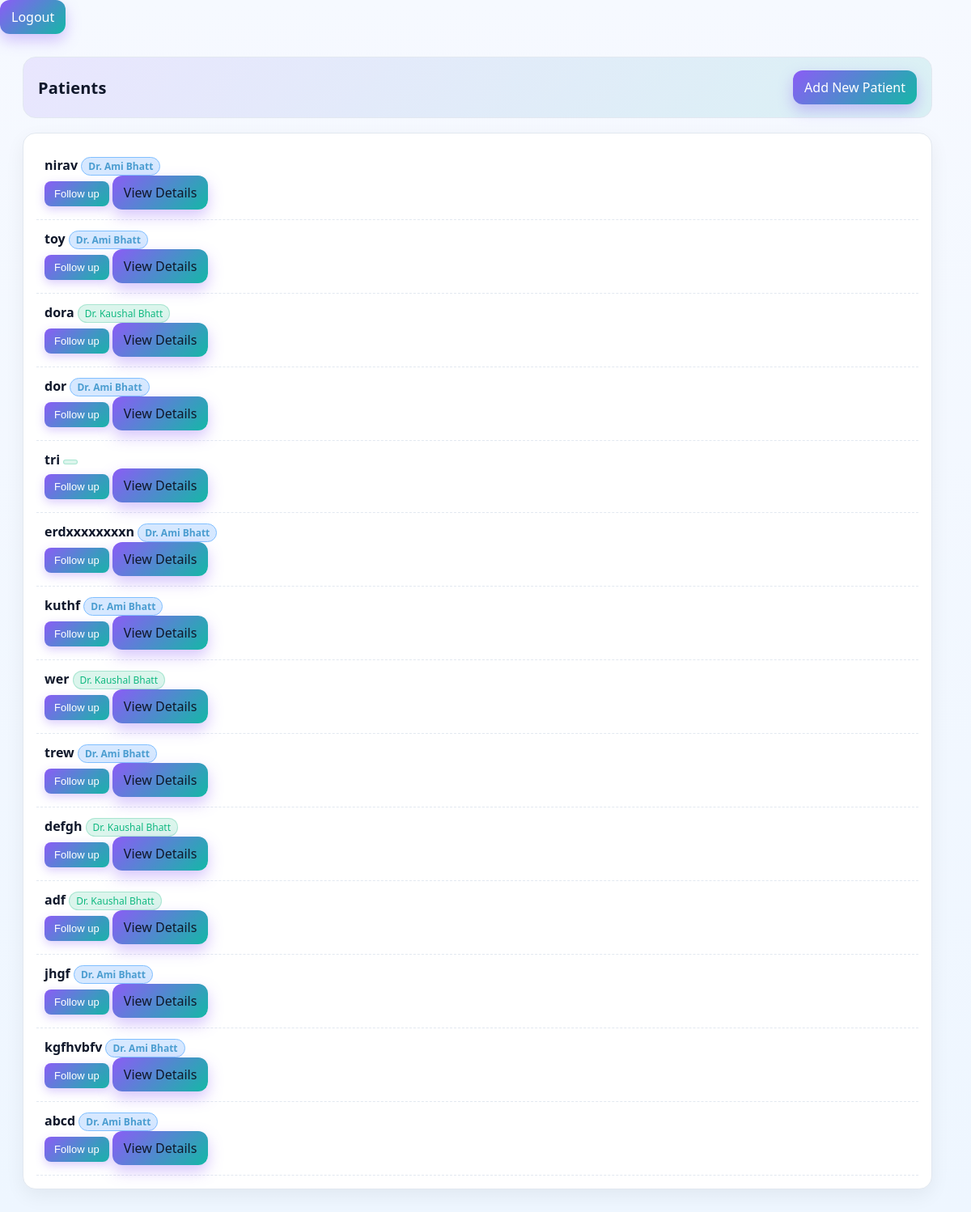
/patient_list/, run on the app's committed database.
### Anand_Clinic/models.py (models this page shows, shortened)
class Patient(models.Model):
    case_no = models.AutoField(primary_key=True)
    case = models.CharField(max_length=20, null=True, blank=True)
    name = models.CharField(max_length=100)
    age = models.IntegerField()
    phone_no = models.CharField(max_length=10)
    doctor = models.CharField(max_length=50, choices=DOCTOR_CHOICES)
    gender = models.CharField(max_length=50, choices=GENDER)
    address = models.CharField(max_length=255, null=True, blank=True)
    appointment_date = models.DateTimeField(default=timezone.now)

### Anand_Clinic/views.py (the view)
# urls.py: path('patient_list/', PatientsView.as_view(), name='patient_list'),
class PatientsView(ListView):
    template_name = 'patient_list.html'
    model = Patient
    def get_context_data(self, **kwargs):
        context =  super().get_context_data(**kwargs)
        patients = Patient.objects.prefetch_related('followups').all().order_by('-appointment_date')
        for patient in patients:
            patient.has_scheduled_followup = patient.followups.filter(status=FollowUp.STATUS_SCHEDULED).exists()
        context ['patients'] = patients
        return context

### templates/patient_list.html (shortened to what this page needs)
{% extends 'clinic.html' %}
{% block body %}
<div class="header">
    <h1>Patients</h1>
    <a class="btn" href="{% url 'Anand_Clinic:add_patient' %}">Add New Patient</a>
</div>
<div class="card">
    <ul class="list" id="patient-list">
        {% for patient in patients %}
        <li>
            <div>
                <strong>{{ patient.name }}</strong>
                <span class="badge {% if 'Ami' in patient.get_doctor_display %}doctor-ami{% endif %}">{{ patient.get_doctor_display }}</span>
            </div>
            {% if patient.has_scheduled_followup %}
            <button class="follow-btn scheduled" data-patient-id="{{ patient.pk }}" disabled>Scheduled</button>
            {% else %}
            <button class="follow-btn" data-patient-id="{{ patient.pk }}">Follow up</button>
            {% endif %}
            <a class="btn" href="{% url 'Anand_Clinic:patient_details' patient.case_no %}">View Details</a>
        </li>
        {% empty %}
        <li>No patients found.</li>
        {% endfor %}
    </ul>
</div>
{% endblock body %}

### templates/clinic.html (style rules this page uses)
:root { --bg: #f6f9ff; --bg-soft: #ffffff; --text: #0f172a; --muted: #475569; --primary: #8b5cf6; --primary-2: #14b8a6; --primary-3: #60a5fa; --card: #ffffff; --surface: #ffffff; --border: #e2e8f0; --success: #10b981; }
html, body { height: 100%; }
body { margin: 0; font-family: system-ui, -apple-system, Segoe UI, Roboto, Helvetica, Arial, sans-serif; background: linear-gradient(180deg, #f6f9ff 0%, #eef6ff 100%); color: var(--text); }
.header { display: flex; justify-content: space-between; align-items: center; margin-bottom: 18px; background: linear-gradient(135deg, rgba(139,92,246,0.12), rgba(20,184,166,0.12)); border: 1px solid var(--border); border-radius: 16px; padding: 16px 18px; position: static; }
.header h1 { margin: 0; font-size: 20px; letter-spacing: 0.2px; }
.card { background: var(--card); border: 1px solid var(--border); border-radius: 16px; padding: 16px; box-shadow: 0 8px 24px rgba(2, 6, 23, 0.06); }
.btn { display: inline-block; background: linear-gradient(135deg, var(--primary), var(--primary-2)); color: #fff; border: none; border-radius: 12px; padding: 10px 14px; text-decoration: none; cursor: pointer; transition: transform 120ms ease, box-shadow 200ms ease, filter 120ms ease; box-shadow: 0 8px 18px rgba(139,92,246,0.35); }
.list { list-style: none; padding: 0; margin: 0; }
.list li { padding: 12px 10px; border-bottom: 1px dashed var(--border); }
.list a { color: #0f172a; text-decoration: none; }
.badge { display: inline-block; padding: 2px 8px; font-size: 12px; border-radius: 999px; background: rgba(16,185,129,0.15); color: var(--success); border: 1px solid rgba(16,185,129,0.25); }
.badge.doctor-ami { background: #d6e8ff; color: #4b9dd0; border: 1px solid #80bfff; font-weight: 600; }
.follow-btn { background: linear-gradient(135deg, #8b5cf6, #14b8a6); color: white; border: none; padding: 8px 12px; border-radius: 8px; cursor: pointer; font-size: 13px; font-weight: 500; transition: transform 120ms ease, box-shadow 200ms ease, filter 120ms ease; box-shadow: 0 4px 12px rgba(139,92,246,0.3); }

### templates/patient_list.html (style rules this page uses)
.follow-btn { background: linear-gradient(135deg, #8b5cf6, #14b8a6); color: white; border: none; padding: 8px 12px; border-radius: 8px; cursor: pointer; font-size: 13px; font-weight: 500; transition: transform 120ms ease, box-shadow 200ms ease, filter 120ms ease; box-shadow: 0 4px 12px rgba(139,92,246,0.3); }

### data on the page
Patient: name "nirav", doctor "Dr. Ami Bhatt"
Patient: name "toy", doctor "Dr. Ami Bhatt"
Patient: name "dora", doctor "Dr. Kaushal Bhatt"
Patient: name "dor", doctor "Dr. Ami Bhatt"
Patient: name "tri"
Patient: name "erdxxxxxxxxn", doctor "Dr. Ami Bhatt"
Patient: name "kuthf", doctor "Dr. Ami Bhatt"
Patient: name "wer", doctor "Dr. Kaushal Bhatt"
Patient: name "trew", doctor "Dr. Ami Bhatt"
Patient: name "defgh", doctor "Dr. Kaushal Bhatt"
Patient: name "adf", doctor "Dr. Kaushal Bhatt"
Patient: name "jhgf", doctor "Dr. Ami Bhatt"
Patient: name "kgfhvbfv", doctor "Dr. Ami Bhatt"
Patient: name "abcd", doctor "Dr. Ami Bhatt"
